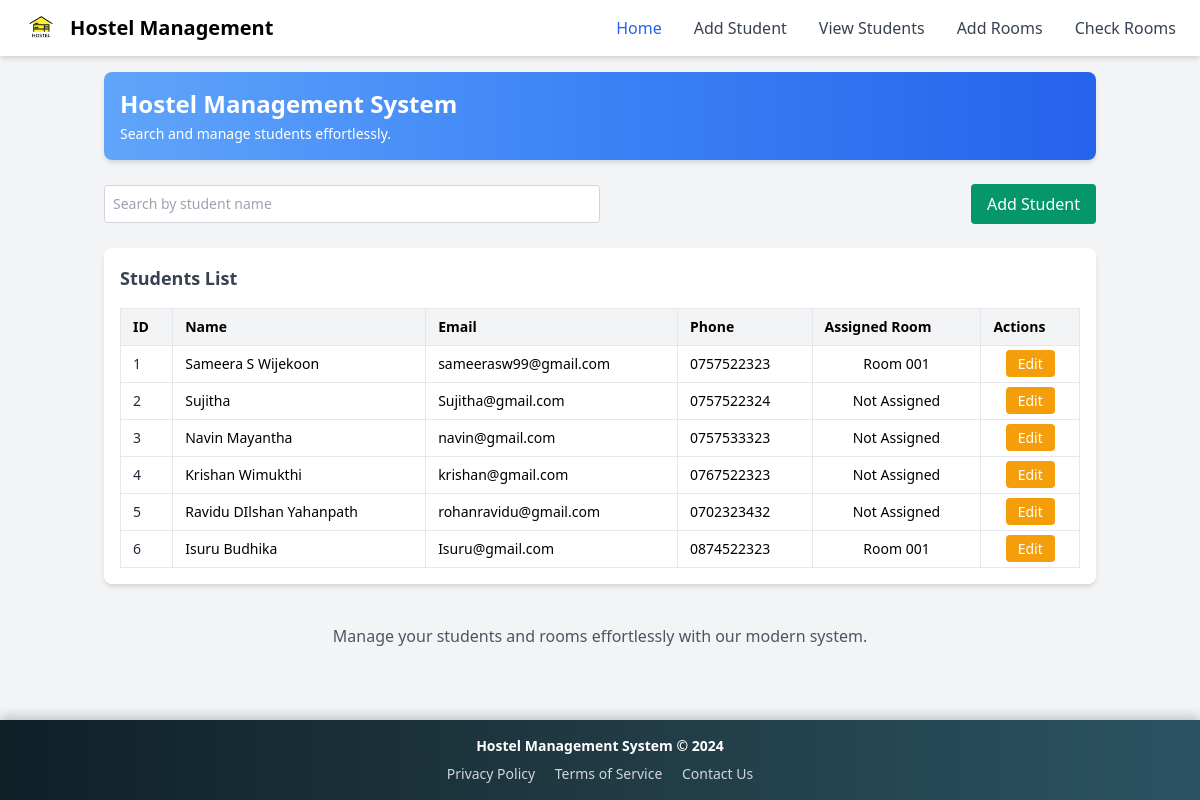
The app's page /view_students.php with its own data.
### tables this page shows
CREATE TABLE `students` (
  `id` int(11) NOT NULL,
  `name` varchar(100) NOT NULL,
  `email` varchar(100) NOT NULL,
  `phone` varchar(15) NOT NULL,
  `room_id` int(11) DEFAULT NULL,
  `created_at` timestamp NOT NULL DEFAULT current_timestamp()
);

CREATE TABLE `rooms` (
  `id` int(11) NOT NULL,
  `room_number` varchar(10) NOT NULL,
  `capacity` int(11) NOT NULL,
  `occupied` int(11) DEFAULT 0
);

### view_students.php (the view, shortened to what this page needs)
<?php include 'includes/header.php'; ?>
<?php include 'includes/db_connection.php'; ?>
<div class="container mx-auto p-4 space-y-6">
    <div class="bg-gradient-to-r from-blue-400 via-blue-500 to-blue-600 p-4 rounded-lg shadow-md text-white">
        <h1 class="text-2xl font-bold">Hostel Management System</h1>
        <p class="text-sm mt-1">Search and manage students effortlessly.</p>
    </div>
    <div class="flex justify-between items-center mb-4">
        <div class="relative w-full md:w-1/2">
            <input type="text" id="search" placeholder="Search by student name"
                class="w-full p-2 border border-gray-300 rounded focus:ring-2 focus:ring-blue-500 focus:outline-none text-sm" />
        </div>
        <a href="add_student.php" class="bg-green-600 text-white px-4 py-2 ml-4 rounded hover:bg-green-700 transition">
            Add Student
        </a>
    </div>
    <div class="bg-white p-4 rounded-lg shadow-md">
        <h2 class="text-lg font-semibold text-gray-700 mb-4">Students List</h2>
        <table class="table-auto w-full border-collapse border border-gray-200 text-sm">
            <thead class="bg-gray-100">
                <tr>
                    <th class="border px-3 py-2 text-left">ID</th>
                    <th class="border px-3 py-2 text-left">Name</th>
                    <th class="border px-3 py-2 text-left">Email</th>
                    <th class="border px-3 py-2 text-left">Phone</th>
                    <th class="border px-3 py-2 text-left">Assigned Room</th>
                    <th class="border px-3 py-2 text-left">Actions</th>
                </tr>
            </thead>
            <tbody id="student-table" class="divide-y divide-gray-100">
                <?php
                $result = $conn->query("
                    SELECT students.id, students.name, students.email, students.phone, rooms.room_number
                    FROM students
                    LEFT JOIN rooms ON students.room_id = rooms.id
                ");
                while ($row = $result->fetch_assoc()) {
                    echo "<tr class='hover:bg-gray-50'>
                            <td class='border px-3 py-2 text-gray-800'>{$row['id']}</td>
                            <td class='border px-3 py-2'>{$row['name']}</td>
                            <td class='border px-3 py-2'>{$row['email']}</td>
                            <td class='border px-3 py-2'>{$row['phone']}</td>
                            <td class='border px-3 py-2 text-center'>" .
                                ($row['room_number'] ? "Room {$row['room_number']}" : 'Not Assigned') .
                            "</td>
                            <td class='border px-3 py-2 text-center'>
                                <a href='edit_student.php?id={$row['id']}' class='bg-yellow-500 text-white px-3 py-1 rounded hover:bg-yellow-600 transition'>
                                    Edit
                                </a>
                            </td>
                        </tr>";
                }
                ?>
            </tbody>
        </table>
    </div>
</div>
<?php include 'includes/footer.php'; ?>

### includes/header.php (shortened to what this page needs)
<!DOCTYPE html>
<html lang="en">
<head>
    <link href="https://cdn.jsdelivr.net/npm/tailwindcss@2.2.19/dist/tailwind.min.css" rel="stylesheet">
</head>
<body class="bg-gray-100">
<header>
    <nav class="bg-white border-gray-200 px-4 lg:px-6 py-2.5 dark:bg-gray-800 shadow-md">
        <div class="flex flex-wrap justify-between items-center mx-auto max-w-screen-xl">
            <a href="index.php" class="flex items-center">
                <img src="img/logo.png" class="mr-3 h-6 sm:h-9" alt="Hostel Management Logo" />
                <span class="self-center text-xl font-semibold whitespace-nowrap dark:text-white">Hostel Management</span>
            </a>
            <div class="hidden justify-between items-center w-full lg:flex lg:w-auto lg:order-1" id="mobile-menu">
                <ul class="flex flex-col mt-4 font-medium lg:flex-row lg:space-x-8 lg:mt-0">
                    <li>
                        <a href="index.php" class="block py-2 pr-4 pl-3 text-white rounded bg-blue-600 lg:bg-transparent lg:text-blue-600 lg:p-0 dark:text-white" aria-current="page">Home</a>
                    </li>
                    <li>
                        <a href="add_student.php" class="block py-2 pr-4 pl-3 text-gray-700 hover:bg-gray-50 lg:hover:bg-transparent lg:hover:text-blue-600 lg:p-0 dark:text-gray-400 dark:hover:bg-gray-700 dark:hover:text-white lg:dark:hover:bg-transparent">Add Student</a>
                    </li>
                    <li>
                        <a href="view_students.php" class="block py-2 pr-4 pl-3 text-gray-700 hover:bg-gray-50 lg:hover:bg-transparent lg:hover:text-blue-600 lg:p-0 dark:text-gray-400 dark:hover:bg-gray-700 dark:hover:text-white lg:dark:hover:bg-transparent">View Students</a>
                    </li>
                    <li>
                        <a href="add_rooms.php" class="block py-2 pr-4 pl-3 text-gray-700 hover:bg-gray-50 lg:hover:bg-transparent lg:hover:text-blue-600 lg:p-0 dark:text-gray-400 dark:hover:bg-gray-700 dark:hover:text-white lg:dark:hover:bg-transparent">Add Rooms</a>
                    </li>
                    <li>
                        <a href="check_rooms.php" class="block py-2 pr-4 pl-3 text-gray-700 hover:bg-gray-50 lg:hover:bg-transparent lg:hover:text-blue-600 lg:p-0 dark:text-gray-400 dark:hover:bg-gray-700 dark:hover:text-white lg:dark:hover:bg-transparent">Check Rooms</a>
                    </li>
                </ul>
            </div>
        </div>
    </nav>
</header>
</body>
</html>

### includes/footer.php (shortened to what this page needs)
<!DOCTYPE html>
<html lang="en">
<head>
    <link href="https://cdn.jsdelivr.net/npm/tailwindcss@2.2.19/dist/tailwind.min.css" rel="stylesheet">
</head>
<body class="bg-gray-100">
    <main class="container mx-auto px-4 py-6">
        <p class="text-gray-600 text-center">Manage your students and rooms effortlessly with our modern system.</p>
    </main>
    <footer class="p-4 text-sm text-center">
        <p class="font-semibold">
            Hostel Management System &copy; <?php echo date('Y'); ?>
        </p>
        <div class="mt-2 space-x-4">
            <a href="#" class="text-gray-300 hover:text-white transition">Privacy Policy</a>
            <a href="#" class="text-gray-300 hover:text-white transition">Terms of Service</a>
            <a href="#" class="text-gray-300 hover:text-white transition">Contact Us</a>
        </div>
    </footer>
</body>
</html>

### includes/footer.php (style rules this page uses)
body { display: flex; flex-direction: column; min-height: 100vh; }
main { flex: 1; }
footer { background: linear-gradient(90deg, #0f2027, #203a43, #2c5364); color: #ffffff; box-shadow: 0 -4px 10px rgba(0, 0, 0, 0.2); }

### records on screen
students: id "1", name "Sameera S Wijekoon", email "sameerasw99@gmail.com", phone "0757522323", room.room_number "001"
students: id "2", name "Sujitha", email "Sujitha@gmail.com", phone "0757522324", shows "Not Assigned"
students: id "3", name "Navin Mayantha", email "navin@gmail.com", phone "0757533323", shows "Not Assigned"
students: id "4", name "Krishan Wimukthi", email "krishan@gmail.com", phone "0767522323", shows "Not Assigned"
students: id "5", name "Ravidu DIlshan Yahanpath", email "rohanravidu@gmail.com", phone "0702323432", shows "Not Assigned"
students: id "6", name "Isuru Budhika", email "Isuru@gmail.com", phone "0874522323", room.room_number "001"
